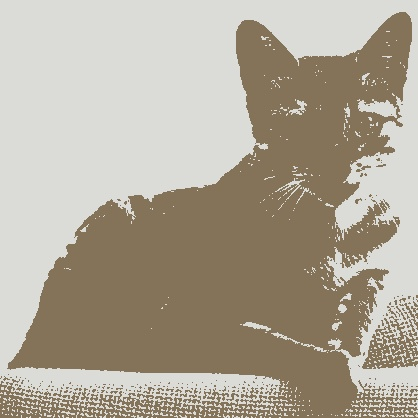
#> input picture Segmentation/chat.jpg, 418 x 418 px
$ jupyter execute clustering.ipynb
#> lines starting #> are read from the running program, lines starting #| are printed output that depends on the picture; after the words box and inside, x2 and y2 are one past the last pixel; in counts of white or black regions, pixels touching at a corner belong together
# SEGMENTATION

On appelle segmentation d'une image l'opération consistant à identifier les structures d'intérêt dans cette image. On distingue deux types d'approches pour la segmentation : contour ou région.

Dans l'approche contour, on cherche à isoler le ou les contours des objets d'intérêt. Le résultat se présente en général sous la forme d'un ensemble de chaînes de pixels, et des traitements additionnels sont souvent nécessaires pour associer les contours aux objets d'intérêt.

L'autre approche cherche à identifier des régions de pixels homogènes au sein de l'image. Le critère d'homogénéité peut être l'intensité, la couleur, ou même la texture locale. Le résultat se présente soit sous la forme d'une image binaire, soit d'une image étiquetée, chaque étiquette ou label correspondant à une région. Les méthodes de seuillage et la ligne de partage des eaux sont les représentantes emblématiques de cette approche.

### Le choix d’une technique de segmentation:
Le choix est lié à :
- La nature de l’image (éclairage, contours, texture, etc).
- Aux opérations en aval de la segmentation (compression, reconnaissance des formes,
Mesures, etc).
- Aux primitives à extraire (droites, régions, textures, etc).
- Aux contraintes d’exploitation (temps réel, espace mémoire, etc).

### Objectifs de la segmentation :
* Fournir des régions homogènes (selon un critère donné).
* Localiser de manière précise les contours des régions.
* L’étude et l’interprétation des structures anatomiques.
* Réduction de bruit. [5]

# Segmentation en utilisant KMeans

[cell 1]
import numpy as np
import cv2
from sklearn.cluster import KMeans
from sklearn.cluster import MiniBatchKMeans
import skimage.io
import matplotlib.pyplot as plt

image = cv2.imread('chat.jpg')
#> image is the input picture: shape (418, 418, 3); mean B, G, R 151.6, 167.1, 175.3
(h1, w1) = image.shape[:2]
#> h1 = 418; w1 = 418

image = cv2.cvtColor(image, cv2.COLOR_BGR2LAB)
#> image: shape (418, 418, 3); mean of channels 0, 1, 2 174.2, 128.9, 137.5

image = image.reshape((image.shape[0] * image.shape[1], 3))

clt = KMeans(n_clusters = 2)

labels = clt.fit_predict(image)
quant = clt.cluster_centers_.astype("uint8")[labels]

#reshape the feature vectors to images
quant = quant.reshape((h1, w1, 3))
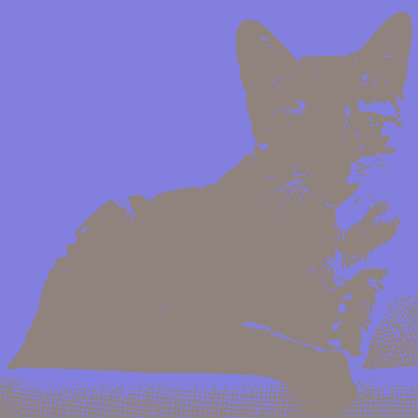
#> quant: shape (418, 418, 3); mean of channels 0, 1, 2 173.7, 128.5, 137; drawn as B, G, R
image = image.reshape((h1, w1, 3))

# convert from L*a*b* to RGB
quant = cv2.cvtColor(quant, cv2.COLOR_LAB2BGR)
image = cv2.cvtColor(image, cv2.COLOR_LAB2BGR)

cv2.imwrite('chat.jpg', quant)
plt.imshow(image)

cv2.imread('chat.jpg')
cv2.waitKey(0)
cv2.destroyAllWindows()

# Ajout de bruit

[cell 2]
import skimage.io
import matplotlib.pyplot as plt
from ipywidgets import interactive

img_path='chat.jpg'
img = skimage.io.imread(img_path)/255.0
def plotnoise(img, mode,r,c,i):
    plt.subplot(r,c,i)
    if mode is not None:
        gimg = skimage.util.random_noise(img, mode=mode)
        plt.imshow(gimg)
    else:
        plt.imshow(img)
    plt.title(mode)
    plt.axis("off")
plt.show()
plt.figure(figsize=(18,24))
r=4
c=2
plotnoise(img, "gaussian", r,c,1)
plotnoise(img, "localvar", r,c,2)
plotnoise(img, "poisson", r,c,3)
plotnoise(img, "salt", r,c,4)
plotnoise(img, "pepper", r,c,5)
plotnoise(img, "s&p", r,c,6)
#> in plotnoise (call 6), `gimg = skimage.util.random_noise(img, mode=mode)`:
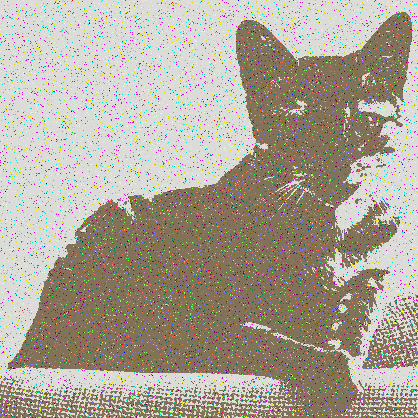
#> gimg: shape (418, 418, 3) float64; mean R, G, B 0.675, 0.646, 0.59
plotnoise(img, "speckle", r,c,7)
plotnoise(img, None, r,c,8)

# Affichage du résultat avec la méthode "interact"

[cell 3]
from ipywidgets import interact, interactive, fixed, interact_manual
import ipywidgets as widgets
import skimage.io
import matplotlib.pyplot as plt
from ipywidgets import interactive

img_path='chat.jpg'
img = skimage.io.imread(img_path)/255.0
def f(mode):
    if mode is not None:
        gimg = skimage.util.random_noise(img, mode=mode)
        plt.imshow(gimg)
    else:
        plt.imshow(img)
    plt.title(mode)
interact(f,mode=['gaussian','localvar','poisson','salt','pepper','s&p','speckle',None]);
#> the sliders are set to mode = gaussian
#> in f, `gimg = skimage.util.random_noise(img, mode=mode)`:
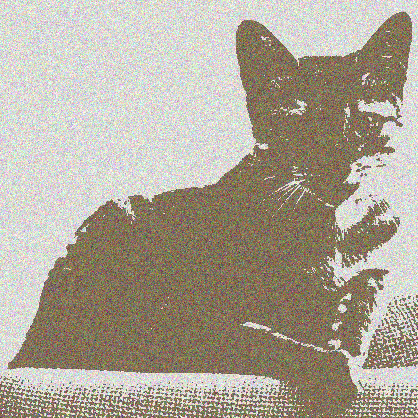
#> gimg: shape (418, 418, 3) float64; mean R, G, B 0.682, 0.651, 0.594

# Appliquer un filtre sur chaque résultat obtenue

### Dans notre cas on va utiliser le filtre Gaussian

[cell 4]
import cv2
import numpy

# image path
img_path='chat.jpg'
img = skimage.io.imread(img_path)/255.0
def f(mode):
    if mode is not None:
        gimg = skimage.util.random_noise(img, mode=mode)
        dst = cv2.GaussianBlur(img,(5,5),cv2.BORDER_DEFAULT)
        plt.imshow(gimg)

    else:
        plt.imshow(img)
    plt.title(mode)
interact(f,mode=['gaussian','localvar','poisson','salt','pepper','s&p','speckle',None]);
#> the sliders are set to mode = gaussian
#> in f, `gimg = skimage.util.random_noise(img, mode=mode)`:
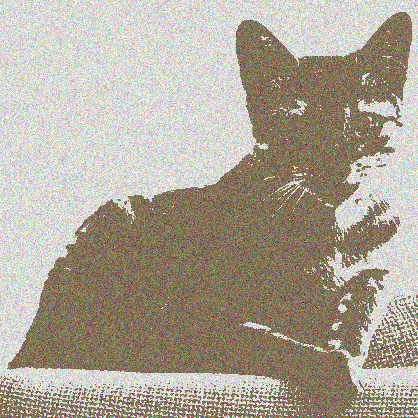
#> gimg: shape (418, 418, 3) float64; mean R, G, B 0.681, 0.652, 0.594
#> in f, `dst = cv2.GaussianBlur(img,(5,5),cv2.BORDER_DEFAULT)`:
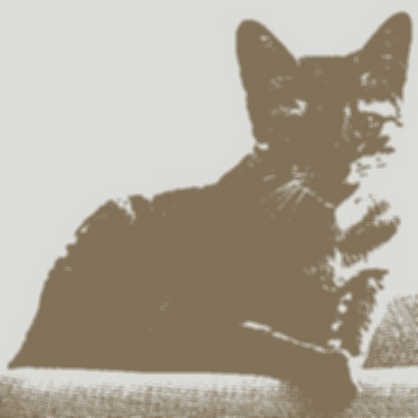
#> dst: shape (418, 418, 3) float64; mean R, G, B 0.683, 0.654, 0.595

# Image Segmentation using Thresholding

[cell 5]
import numpy as np
import matplotlib.pyplot as plt
from skimage.filters import threshold_otsu
import cv2
path ='chat.jpg'
img = cv2.imread(path)
img_rgb=cv2.cvtColor(img,cv2.COLOR_BGR2RGB)
img_gray=cv2.cvtColor(img_rgb,cv2.COLOR_RGB2GRAY)
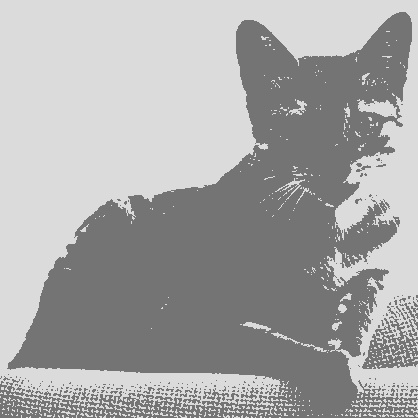
#> img_gray: shape (418, 418); min 109, max 228, mean 167.2
def filter_image(image, mask):
    r = image[:,:,0] * mask
    g = image[:,:,1] * mask
    b = image[:,:,2] * mask
    return np.dstack([r,g,b])

thresh = threshold_otsu(img_gray)
#> thresh = 124
img_otsu  = img_gray < thresh
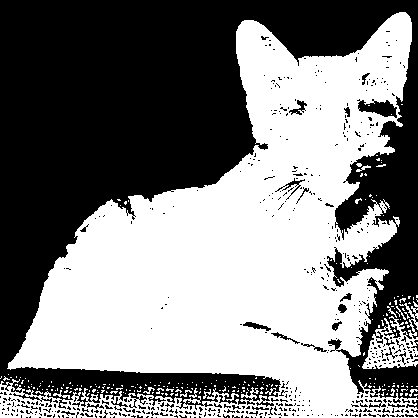
#> img_otsu: shape (418, 418) bool; 50.3% white; 517 black regions (491 under 20 px), largest, box (x1, y1, x2, y2) and area: (0, 0, 418, 410) 82862, (357, 99, 397, 118) 432, (243, 322, 271, 331) 110
filtered = filter_image(img, img_otsu)
#> in filter_image, `r = image[:,:,0] * mask`:
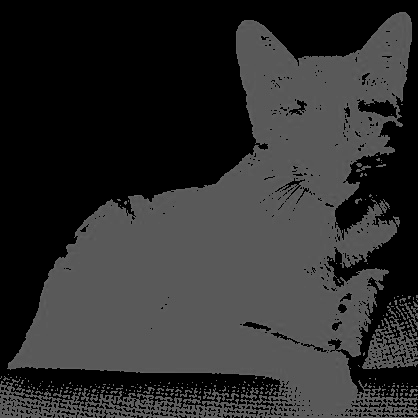
#> r: shape (418, 418); min 0, max 116, mean 45.4
#> in filter_image, `g = image[:,:,1] * mask`:
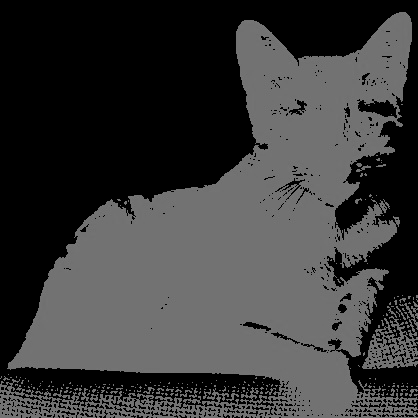
#> g: shape (418, 418); min 0, max 124, mean 57.4
#> in filter_image, `return np.dstack([r,g,b])`:
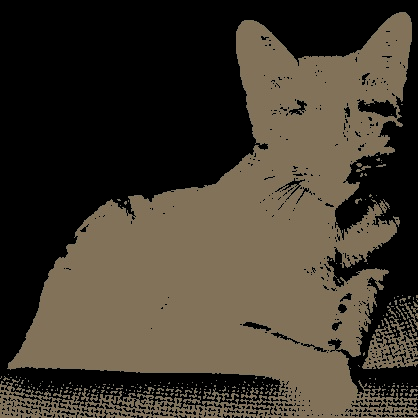
#> returned value: shape (418, 418, 3); mean of channels 0, 1, 2 45.4, 57.4, 65; drawn as B, G, R
#cv2.imwrite('chat.jpg', quant)
plt.imshow(filtered)
